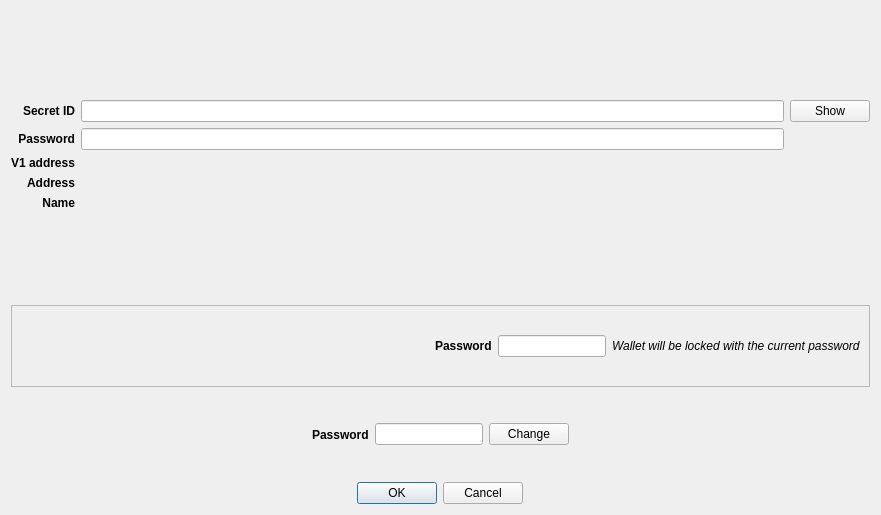
<?xml version="1.0" encoding="UTF-8"?>
<ui version="4.0">
 <class>V1WalletRestoreDialog</class>
 <widget class="QDialog" name="V1WalletRestoreDialog">
  <property name="geometry">
   <rect>
    <x>0</x>
    <y>0</y>
    <width>881</width>
    <height>515</height>
   </rect>
  </property>
  <property name="windowTitle">
   <string>V1 wallet restore</string>
  </property>
  <layout class="QVBoxLayout" name="verticalLayout">
   <item alignment="Qt::AlignHCenter">
    <widget class="QLabel" name="imagelabel">
     <property name="sizePolicy">
      <sizepolicy hsizetype="Preferred" vsizetype="Preferred">
       <horstretch>0</horstretch>
       <verstretch>0</verstretch>
      </sizepolicy>
     </property>
     <property name="minimumSize">
      <size>
       <width>0</width>
       <height>0</height>
      </size>
     </property>
     <property name="maximumSize">
      <size>
       <width>200</width>
       <height>200</height>
      </size>
     </property>
     <property name="sizeIncrement">
      <size>
       <width>0</width>
       <height>0</height>
      </size>
     </property>
     <property name="baseSize">
      <size>
       <width>0</width>
       <height>0</height>
      </size>
     </property>
     <property name="text">
      <string/>
     </property>
     <property name="pixmap">
      <pixmap resource="../../icons/tikka.slots.pyqt.resources.icons.index.qrc">:/images/safe_background</pixmap>
     </property>
     <property name="scaledContents">
      <bool>true</bool>
     </property>
     <property name="alignment">
      <set>Qt::AlignCenter</set>
     </property>
    </widget>
   </item>
   <item>
    <layout class="QGridLayout" name="gridLayout">
     <item row="3" column="1">
      <widget class="QLabel" name="addressValueLabel">
       <property name="text">
        <string/>
       </property>
       <property name="textInteractionFlags">
        <set>Qt::LinksAccessibleByMouse|Qt::TextSelectableByKeyboard|Qt::TextSelectableByMouse</set>
       </property>
      </widget>
     </item>
     <item row="4" column="0">
      <widget class="QLabel" name="nameLabel">
       <property name="font">
        <font>
         <weight>75</weight>
         <bold>true</bold>
        </font>
       </property>
       <property name="text">
        <string>Name</string>
       </property>
       <property name="alignment">
        <set>Qt::AlignRight|Qt::AlignTrailing|Qt::AlignVCenter</set>
       </property>
      </widget>
     </item>
     <item row="4" column="1">
      <widget class="QLabel" name="nameValueLabel">
       <property name="text">
        <string/>
       </property>
      </widget>
     </item>
     <item row="2" column="1">
      <widget class="QLabel" name="v1AddressValueLabel">
       <property name="text">
        <string/>
       </property>
       <property name="textInteractionFlags">
        <set>Qt::LinksAccessibleByMouse|Qt::TextSelectableByKeyboard|Qt::TextSelectableByMouse</set>
       </property>
      </widget>
     </item>
     <item row="2" column="0">
      <widget class="QLabel" name="v1AddressLabel">
       <property name="sizePolicy">
        <sizepolicy hsizetype="Preferred" vsizetype="Preferred">
         <horstretch>0</horstretch>
         <verstretch>0</verstretch>
        </sizepolicy>
       </property>
       <property name="font">
        <font>
         <weight>75</weight>
         <bold>true</bold>
        </font>
       </property>
       <property name="text">
        <string>V1 address</string>
       </property>
       <property name="alignment">
        <set>Qt::AlignRight|Qt::AlignTrailing|Qt::AlignVCenter</set>
       </property>
      </widget>
     </item>
     <item row="0" column="1">
      <widget class="QLineEdit" name="secretIDLineEdit">
       <property name="echoMode">
        <enum>QLineEdit::Password</enum>
       </property>
       <property name="readOnly">
        <bool>false</bool>
       </property>
      </widget>
     </item>
     <item row="3" column="0">
      <widget class="QLabel" name="addressLabel">
       <property name="font">
        <font>
         <weight>75</weight>
         <bold>true</bold>
        </font>
       </property>
       <property name="text">
        <string>Address</string>
       </property>
       <property name="alignment">
        <set>Qt::AlignRight|Qt::AlignTrailing|Qt::AlignVCenter</set>
       </property>
      </widget>
     </item>
     <item row="1" column="0">
      <widget class="QLabel" name="passwordIDLabel">
       <property name="font">
        <font>
         <weight>75</weight>
         <italic>false</italic>
         <bold>true</bold>
        </font>
       </property>
       <property name="text">
        <string>Password</string>
       </property>
       <property name="alignment">
        <set>Qt::AlignRight|Qt::AlignTrailing|Qt::AlignVCenter</set>
       </property>
      </widget>
     </item>
     <item row="0" column="0">
      <widget class="QLabel" name="secretIDLabel">
       <property name="sizePolicy">
        <sizepolicy hsizetype="Preferred" vsizetype="Preferred">
         <horstretch>0</horstretch>
         <verstretch>0</verstretch>
        </sizepolicy>
       </property>
       <property name="font">
        <font>
         <weight>75</weight>
         <bold>true</bold>
        </font>
       </property>
       <property name="text">
        <string>Secret ID</string>
       </property>
       <property name="alignment">
        <set>Qt::AlignRight|Qt::AlignTrailing|Qt::AlignVCenter</set>
       </property>
      </widget>
     </item>
     <item row="1" column="1">
      <widget class="QLineEdit" name="passwordIDLineEdit">
       <property name="echoMode">
        <enum>QLineEdit::Password</enum>
       </property>
      </widget>
     </item>
     <item row="0" column="2">
      <widget class="QPushButton" name="showButton">
       <property name="text">
        <string>Show</string>
       </property>
      </widget>
     </item>
    </layout>
   </item>
   <item>
    <widget class="QLabel" name="errorLabel">
     <property name="styleSheet">
      <string notr="true">color: red</string>
     </property>
     <property name="text">
      <string/>
     </property>
     <property name="alignment">
      <set>Qt::AlignCenter</set>
     </property>
    </widget>
   </item>
   <item>
    <widget class="QFrame" name="storedPasswordFrame">
     <property name="frameShape">
      <enum>QFrame::StyledPanel</enum>
     </property>
     <property name="frameShadow">
      <enum>QFrame::Raised</enum>
     </property>
     <layout class="QHBoxLayout" name="horizontalLayout_2">
      <item>
       <spacer name="horizontalSpacer_4">
        <property name="orientation">
         <enum>Qt::Horizontal</enum>
        </property>
        <property name="sizeHint" stdset="0">
         <size>
          <width>40</width>
          <height>20</height>
         </size>
        </property>
       </spacer>
      </item>
      <item alignment="Qt::AlignRight">
       <widget class="QLabel" name="storedPasswordLabel">
        <property name="font">
         <font>
          <weight>75</weight>
          <bold>true</bold>
         </font>
        </property>
        <property name="text">
         <string>Password</string>
        </property>
       </widget>
      </item>
      <item alignment="Qt::AlignHCenter">
       <widget class="QLineEdit" name="storedpasswordLineEdit">
        <property name="sizePolicy">
         <sizepolicy hsizetype="Fixed" vsizetype="Fixed">
          <horstretch>0</horstretch>
          <verstretch>0</verstretch>
         </sizepolicy>
        </property>
        <property name="maxLength">
         <number>20</number>
        </property>
        <property name="echoMode">
         <enum>QLineEdit::Password</enum>
        </property>
        <property name="alignment">
         <set>Qt::AlignCenter</set>
        </property>
        <property name="readOnly">
         <bool>true</bool>
        </property>
       </widget>
      </item>
      <item alignment="Qt::AlignLeft">
       <widget class="QLabel" name="storedPasswordHintLabel">
        <property name="font">
         <font>
          <italic>true</italic>
         </font>
        </property>
        <property name="text">
         <string>Wallet will be locked with the current password</string>
        </property>
       </widget>
      </item>
     </layout>
    </widget>
   </item>
   <item>
    <widget class="QFrame" name="passwordFrame">
     <layout class="QHBoxLayout" name="horizontalLayout">
      <item>
       <spacer name="horizontalSpacer">
        <property name="orientation">
         <enum>Qt::Horizontal</enum>
        </property>
        <property name="sizeHint" stdset="0">
         <size>
          <width>40</width>
          <height>20</height>
         </size>
        </property>
       </spacer>
      </item>
      <item>
       <widget class="QLabel" name="passwordLabel">
        <property name="sizePolicy">
         <sizepolicy hsizetype="Fixed" vsizetype="Preferred">
          <horstretch>0</horstretch>
          <verstretch>0</verstretch>
         </sizepolicy>
        </property>
        <property name="sizeIncrement">
         <size>
          <width>0</width>
          <height>0</height>
         </size>
        </property>
        <property name="font">
         <font>
          <weight>75</weight>
          <bold>true</bold>
         </font>
        </property>
        <property name="text">
         <string>Password</string>
        </property>
        <property name="alignment">
         <set>Qt::AlignLeading|Qt::AlignLeft|Qt::AlignVCenter</set>
        </property>
       </widget>
      </item>
      <item>
       <widget class="QLineEdit" name="passwordLineEdit">
        <property name="sizePolicy">
         <sizepolicy hsizetype="Fixed" vsizetype="Fixed">
          <horstretch>0</horstretch>
          <verstretch>0</verstretch>
         </sizepolicy>
        </property>
        <property name="maxLength">
         <number>20</number>
        </property>
        <property name="alignment">
         <set>Qt::AlignCenter</set>
        </property>
        <property name="readOnly">
         <bool>true</bool>
        </property>
       </widget>
      </item>
      <item>
       <widget class="QPushButton" name="passwordChangeButton">
        <property name="sizePolicy">
         <sizepolicy hsizetype="Fixed" vsizetype="Fixed">
          <horstretch>0</horstretch>
          <verstretch>0</verstretch>
         </sizepolicy>
        </property>
        <property name="text">
         <string>Change</string>
        </property>
        <property name="icon">
         <iconset resource="../../icons/tikka.slots.pyqt.resources.icons.index.qrc">
          <normaloff>:/icons/refresh_icon</normaloff>:/icons/refresh_icon</iconset>
        </property>
       </widget>
      </item>
      <item>
       <spacer name="horizontalSpacer_2">
        <property name="orientation">
         <enum>Qt::Horizontal</enum>
        </property>
        <property name="sizeHint" stdset="0">
         <size>
          <width>40</width>
          <height>20</height>
         </size>
        </property>
       </spacer>
      </item>
     </layout>
    </widget>
   </item>
   <item alignment="Qt::AlignHCenter">
    <widget class="QDialogButtonBox" name="buttonBox">
     <property name="orientation">
      <enum>Qt::Horizontal</enum>
     </property>
     <property name="standardButtons">
      <set>QDialogButtonBox::Cancel|QDialogButtonBox::Ok</set>
     </property>
    </widget>
   </item>
  </layout>
 </widget>
 <tabstops>
  <tabstop>secretIDLineEdit</tabstop>
  <tabstop>passwordIDLineEdit</tabstop>
  <tabstop>storedpasswordLineEdit</tabstop>
  <tabstop>passwordLineEdit</tabstop>
  <tabstop>passwordChangeButton</tabstop>
  <tabstop>showButton</tabstop>
 </tabstops>
 <resources>
  <include location="../../icons/tikka.slots.pyqt.resources.icons.index.qrc"/>
 </resources>
 <connections>
  <connection>
   <sender>buttonBox</sender>
   <signal>accepted()</signal>
   <receiver>V1WalletRestoreDialog</receiver>
   <slot>accept()</slot>
   <hints>
    <hint type="sourcelabel">
     <x>248</x>
     <y>254</y>
    </hint>
    <hint type="destinationlabel">
     <x>157</x>
     <y>274</y>
    </hint>
   </hints>
  </connection>
  <connection>
   <sender>buttonBox</sender>
   <signal>rejected()</signal>
   <receiver>V1WalletRestoreDialog</receiver>
   <slot>reject()</slot>
   <hints>
    <hint type="sourcelabel">
     <x>316</x>
     <y>260</y>
    </hint>
    <hint type="destinationlabel">
     <x>286</x>
     <y>274</y>
    </hint>
   </hints>
  </connection>
 </connections>
</ui>
